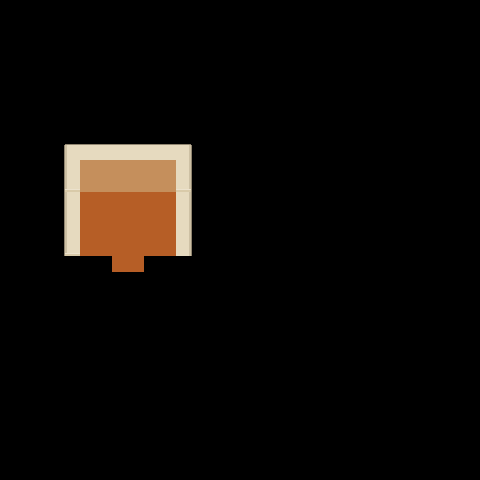

This is a level from a 2D game, rendered from its Tiled map with the project's own tilesets. A one-line summary and the complete map file follow:
An orthogonal 30x30 tile map with 16x16 px tiles, 1 tile layer (Tile Layer 1) and 13 objects.

<map version="1.0" orientation="orthogonal" renderorder="left-down" width="30" height="30" tilewidth="16" tileheight="16" nextobjectid="1">
 <tileset firstgid="1" name="roguelikeSheet_transparent" tilewidth="16" tileheight="16" spacing="1" tilecount="1767" columns="57">
  <image source="../Art/roguelikeSheet_transparent.png" width="968" height="526" />
  <tile id="1214">
   <objectgroup draworder="index">
    <object id="0" x="0.636364" y="0.363636" width="14.9091" height="15.3636" />
   </objectgroup>
  </tile>
  <tile id="1215">
   <objectgroup draworder="index">
    <object id="0" x="0.272727" y="0.454545" width="15.2727" height="15.2727" />
   </objectgroup>
  </tile>
  <tile id="1216">
   <objectgroup draworder="index">
    <object id="0" x="0.272727" y="0.181818" width="15.2727" height="15.6364" />
   </objectgroup>
  </tile>
  <tile id="1271">
   <objectgroup draworder="index">
    <object id="0" x="0" y="0.272727" width="15.8182" height="15.6364" />
   </objectgroup>
  </tile>
  <tile id="1273">
   <objectgroup draworder="index">
    <object id="0" x="0.181818" y="0.181818" width="15.3636" height="15.7273" />
   </objectgroup>
  </tile>
  <tile id="1279">
   <objectgroup draworder="index">
    <object id="0" x="0.0909091" y="0.454545" width="1.90909" height="1.45455" />
    <object id="0" x="5.09091" y="7.18182" width="6.36364" height="2.27273" />
    <object id="0" x="12.0909" y="8.54545" width="0.0909091" />
    <object id="0" x="0.0909091" y="0.0909091" width="15.7273" height="15.7273" />
   </objectgroup>
  </tile>
  <tile id="1311">
   <objectgroup draworder="index">
    <object id="0" x="0.0909091" y="0" width="15.8182" height="15.7273" />
   </objectgroup>
  </tile>
  <tile id="1328">
   <objectgroup draworder="index">
    <object id="0" x="-0.0909091" y="0.0909091" width="16" height="16" />
   </objectgroup>
  </tile>
  <tile id="1329">
   <objectgroup draworder="index">
    <object id="0" x="0.636364" y="0.272727" width="15" height="15.5455" />
   </objectgroup>
  </tile>
  <tile id="1330">
   <objectgroup draworder="index">
    <object id="0" x="0.0909091" y="0.181818" width="15.9091" height="15.7273" />
   </objectgroup>
  </tile>
 </tileset>
 <layer name="Tile Layer 1" width="30" height="30">
  <data encoding="csv">
0,0,0,0,0,0,0,0,0,0,0,0,0,0,0,0,0,0,0,0,0,0,0,0,0,0,0,0,0,0,
0,0,0,0,0,0,0,0,0,0,0,0,0,0,0,0,0,0,0,0,0,0,0,0,0,0,0,0,0,0,
0,0,0,0,0,0,0,0,0,0,0,0,0,0,0,0,0,0,0,0,0,0,0,0,0,0,0,0,0,0,
0,0,0,0,0,0,0,0,0,0,0,0,0,0,0,0,0,0,0,0,0,0,0,0,0,0,0,0,0,0,
0,0,0,0,0,0,0,0,0,0,0,0,0,0,0,0,0,0,0,0,0,0,0,0,0,0,0,0,0,0,
0,0,0,0,0,0,0,0,0,0,0,0,0,0,0,0,0,0,0,0,0,0,0,0,0,0,0,0,0,0,
0,0,0,0,0,0,0,0,0,0,0,0,0,0,0,0,0,0,0,0,0,0,0,0,0,0,0,0,0,0,
0,0,0,0,0,0,0,0,0,0,0,0,0,0,0,0,0,0,0,0,0,0,0,0,0,0,0,0,0,0,
0,0,0,0,0,0,0,0,0,0,0,0,0,0,0,0,0,0,0,0,0,0,0,0,0,0,0,0,0,0,
0,0,0,0,1215,1216,1216,1216,1216,1216,1216,1217,0,0,0,0,0,0,0,0,0,0,0,0,0,0,0,0,0,0,
0,0,0,0,1272,1280,1280,1280,1280,1280,1280,1274,0,0,0,0,0,0,0,0,0,0,0,0,0,0,0,0,0,0,
0,0,0,0,1329,1280,1280,1280,1280,1280,1280,1331,0,0,0,0,0,0,0,0,0,0,0,0,0,0,0,0,0,0,
0,0,0,0,1272,1496,1496,1496,1496,1496,1496,1274,0,0,0,0,0,0,0,0,0,0,0,0,0,0,0,0,0,0,
0,0,0,0,1272,1496,1496,1496,1496,1496,1496,1274,0,0,0,0,0,0,0,0,0,0,0,0,0,0,0,0,0,0,
0,0,0,0,1272,1496,1496,1496,1496,1496,1496,1274,0,0,0,0,0,0,0,0,0,0,0,0,0,0,0,0,0,0,
0,0,0,0,1329,1496,1496,1496,1496,1496,1496,1274,0,0,0,0,0,0,0,0,0,0,0,0,0,0,0,0,0,0,
0,0,0,0,1312,1312,1312,1496,1496,1312,1312,1312,0,0,0,0,0,0,0,0,0,0,0,0,0,0,0,0,0,0,
0,0,0,0,0,0,1312,1312,1312,1312,0,0,0,0,0,0,0,0,0,0,0,0,0,0,0,0,0,0,0,0,
0,0,0,0,0,0,0,0,0,0,0,0,0,0,0,0,0,0,0,0,0,0,0,0,0,0,0,0,0,0,
0,0,0,0,0,0,0,0,0,0,0,0,0,0,0,0,0,0,0,0,0,0,0,0,0,0,0,0,0,0,
0,0,0,0,0,0,0,0,0,0,0,0,0,0,0,0,0,0,0,0,0,0,0,0,0,0,0,0,0,0,
0,0,0,0,0,0,0,0,0,0,0,0,0,0,0,0,0,0,0,0,0,0,0,0,0,0,0,0,0,0,
0,0,0,0,0,0,0,0,0,0,0,0,0,0,0,0,0,0,0,0,0,0,0,0,0,0,0,0,0,0,
0,0,0,0,0,0,0,0,0,0,0,0,0,0,0,0,0,0,0,0,0,0,0,0,0,0,0,0,0,0,
0,0,0,0,0,0,0,0,0,0,0,0,0,0,0,0,0,0,0,0,0,0,0,0,0,0,0,0,0,0,
0,0,0,0,0,0,0,0,0,0,0,0,0,0,0,0,0,0,0,0,0,0,0,0,0,0,0,0,0,0,
0,0,0,0,0,0,0,0,0,0,0,0,0,0,0,0,0,0,0,0,0,0,0,0,0,0,0,0,0,0,
0,0,0,0,0,0,0,0,0,0,0,0,0,0,0,0,0,0,0,0,0,0,0,0,0,0,0,0,0,0,
0,0,0,0,0,0,0,0,0,0,0,0,0,0,0,0,0,0,0,0,0,0,0,0,0,0,0,0,0,0,
0,0,0,0,0,0,0,0,0,0,0,0,0,0,0,0,0,0,0,0,0,0,0,0,0,0,0,0,0,0
</data>
 </layer>
</map>
